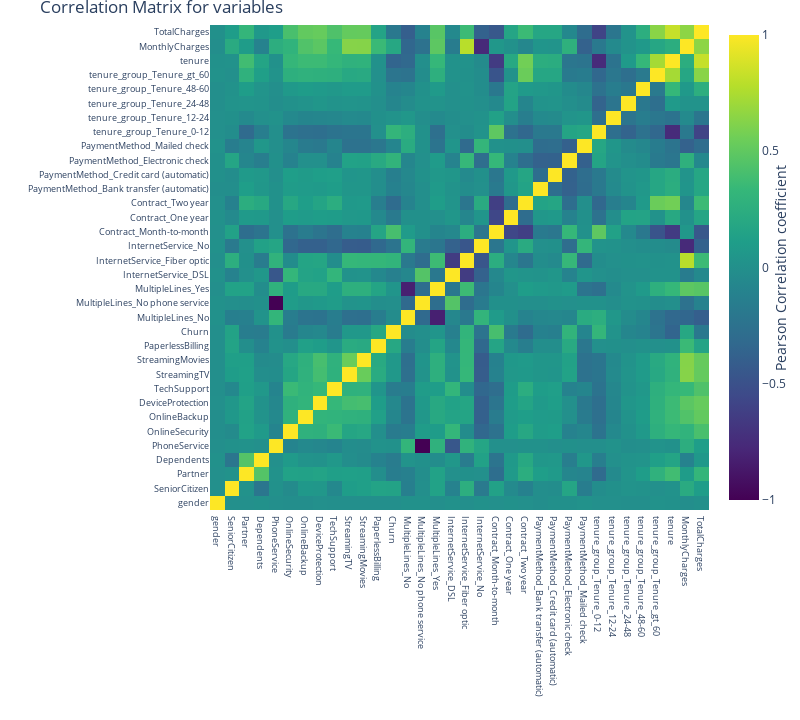

Notebook code cell kept with this figure:
### Code cell
#Plotting
trace = go.Heatmap(z = corr_array,
                   x = matrix_cols,
                   y = matrix_cols,
                   colorscale = "Viridis",
                   colorbar   = dict(title = "Pearson Correlation coefficient",
                                     titleside = "right"
                                    ) ,
                  )

layout = go.Layout(dict(title = "Correlation Matrix for variables",
                        autosize = False,
                        height  = 720,
                        width   = 800,
                        margin  = dict(r = 0 ,l = 210,
                                       t = 25,b = 210,
                                      ),
                        yaxis   = dict(tickfont = dict(size = 9)),
                        xaxis   = dict(tickfont = dict(size = 9))
                       )
                  )

data = [trace]
fig = go.Figure(data=data,layout=layout)
py.iplot(fig)

### Figure 1 — Plotly figure (JSON) as saved in the notebook; plotly's stock layout.template omitted (floating-point values rounded to 4 significant figures; data arrays with more than 128 entries replaced by an {"elided": "..."} marker saying what was removed)
{"data": [{"colorbar": {"title": {"side": "right", "text": "Pearson Correlation coefficient"}}, "colorscale": [[0, "#440154"], [0.1111, "#482878"], [0.2222, "#3e4989"], [0.3333, "#31688e"], [0.4444, "#26828e"], [0.5556, "#1f9e89"], [0.6667, "#35b779"], [0.7778, "#6ece58"], [0.8889, "#b5de2b"], [1, "#fde725"]], "type": "heatmap", "x": ["gender", "SeniorCitizen", "Partner", "Dependents", "PhoneService", "OnlineSecurity", "OnlineBackup", "DeviceProtection", "TechSupport", "StreamingTV", "StreamingMovies", "PaperlessBilling", "Churn", "MultipleLines_No", "MultipleLines_No phone service", "MultipleLines_Yes", "InternetService_DSL", "InternetService_Fiber optic", "InternetService_No", "Contract_Month-to-month", "Contract_One year", "Contract_Two year", "PaymentMethod_Bank transfer (automatic)", "PaymentMethod_Credit card (automatic)", "PaymentMethod_Electronic check", "PaymentMethod_Mailed check", "tenure_group_Tenure_0-12", "tenure_group_Tenure_12-24", "tenure_group_Tenure_24-48", "tenure_group_Tenure_48-60", "tenure_group_Tenure_gt_60", "tenure", "MonthlyCharges", "TotalCharges"], "y": ["gender", "SeniorCitizen", "Partner", "Dependents", "PhoneService", "OnlineSecurity", "OnlineBackup", "DeviceProtection", "TechSupport", "StreamingTV", "StreamingMovies", "PaperlessBilling", "Churn", "MultipleLines_No", "MultipleLines_No phone service", "MultipleLines_Yes", "InternetService_DSL", "InternetService_Fiber optic", "InternetService_No", "Contract_Month-to-month", "Contract_One year", "Contract_Two year", "PaymentMethod_Bank transfer (automatic)", "PaymentMethod_Credit card (automatic)", "PaymentMethod_Electronic check", "PaymentMethod_Mailed check", "tenure_group_Tenure_0-12", "tenure_group_Tenure_12-24", "tenure_group_Tenure_24-48", "tenure_group_Tenure_48-60", "tenure_group_Tenure_gt_60", "tenure", "MonthlyCharges", "TotalCharges"], "z": {"elided": "34x34 float values"}}], "layout": {"autosize": false, "height": 720, "margin": {"b": 210, "l": 210, "r": 0, "t": 25}, "title": {"text": "Correlation Matrix for variables"}, "width": 800, "xaxis": {"tickfont": {"size": 9}}, "yaxis": {"tickfont": {"size": 9}}}}
